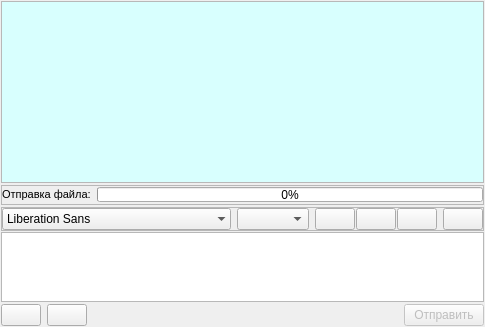
<?xml version="1.0" encoding="UTF-8"?>
<ui version="4.0">
 <class>MTabWidgetsClass</class>
 <widget class="QWidget" name="MTabWidgetsClass">
  <property name="geometry">
   <rect>
    <x>0</x>
    <y>0</y>
    <width>444</width>
    <height>327</height>
   </rect>
  </property>
  <property name="acceptDrops">
   <bool>false</bool>
  </property>
  <property name="windowTitle">
   <string>MTabWidgets</string>
  </property>
  <layout class="QVBoxLayout" name="verticalLayout_2" stretch="3,0,1,0">
   <property name="spacing">
    <number>2</number>
   </property>
   <property name="margin">
    <number>1</number>
   </property>
   <item>
    <widget class="QTextEdit" name="textEditEntering">
     <property name="palette">
      <palette>
       <active>
        <colorrole role="Base">
         <brush brushstyle="SolidPattern">
          <color alpha="255">
           <red>216</red>
           <green>255</green>
           <blue>254</blue>
          </color>
         </brush>
        </colorrole>
       </active>
       <inactive>
        <colorrole role="Base">
         <brush brushstyle="SolidPattern">
          <color alpha="255">
           <red>216</red>
           <green>255</green>
           <blue>254</blue>
          </color>
         </brush>
        </colorrole>
       </inactive>
       <disabled>
        <colorrole role="Base">
         <brush brushstyle="SolidPattern">
          <color alpha="255">
           <red>240</red>
           <green>240</green>
           <blue>240</blue>
          </color>
         </brush>
        </colorrole>
       </disabled>
      </palette>
     </property>
     <property name="readOnly">
      <bool>true</bool>
     </property>
    </widget>
   </item>
   <item>
    <widget class="QFrame" name="frame">
     <property name="enabled">
      <bool>true</bool>
     </property>
     <property name="minimumSize">
      <size>
       <width>0</width>
       <height>20</height>
      </size>
     </property>
     <property name="frameShape">
      <enum>QFrame::StyledPanel</enum>
     </property>
     <property name="frameShadow">
      <enum>QFrame::Raised</enum>
     </property>
     <layout class="QHBoxLayout" name="horizontalLayout">
      <property name="margin">
       <number>0</number>
      </property>
      <item>
       <widget class="QLabel" name="labelSendToFile">
        <property name="text">
         <string>&lt;!DOCTYPE HTML PUBLIC &quot;-//W3C//DTD HTML 4.0//EN&quot; &quot;http://www.w3.org/TR/REC-html40/strict.dtd&quot;&gt;
&lt;html&gt;&lt;head&gt;&lt;meta name=&quot;qrichtext&quot; content=&quot;1&quot; /&gt;&lt;style type=&quot;text/css&quot;&gt;
p, li { white-space: pre-wrap; }
&lt;/style&gt;&lt;/head&gt;&lt;body style=&quot; font-family:'MS Shell Dlg 2'; font-size:8.25pt; font-weight:400; font-style:normal;&quot;&gt;
&lt;p style=&quot; margin-top:0px; margin-bottom:0px; margin-left:0px; margin-right:0px; -qt-block-indent:0; text-indent:0px;&quot;&gt;&lt;span style=&quot; font-size:8pt;&quot;&gt;Отправка файла:&lt;/span&gt;&lt;/p&gt;&lt;/body&gt;&lt;/html&gt;</string>
        </property>
       </widget>
      </item>
      <item>
       <widget class="QProgressBar" name="progressBarSendToFile">
        <property name="maximumSize">
         <size>
          <width>16777215</width>
          <height>15</height>
         </size>
        </property>
        <property name="value">
         <number>0</number>
        </property>
        <property name="alignment">
         <set>Qt::AlignCenter</set>
        </property>
        <property name="textVisible">
         <bool>true</bool>
        </property>
       </widget>
      </item>
     </layout>
    </widget>
   </item>
   <item>
    <layout class="QVBoxLayout" name="verticalLayout">
     <property name="spacing">
      <number>1</number>
     </property>
     <item>
      <widget class="QFrame" name="frame_2">
       <property name="frameShape">
        <enum>QFrame::StyledPanel</enum>
       </property>
       <property name="frameShadow">
        <enum>QFrame::Raised</enum>
       </property>
       <layout class="QHBoxLayout" name="horizontalLayout_4">
        <property name="margin">
         <number>0</number>
        </property>
        <item>
         <widget class="QFontComboBox" name="comboBoxFont">
          <property name="sizePolicy">
           <sizepolicy hsizetype="Preferred" vsizetype="Minimum">
            <horstretch>0</horstretch>
            <verstretch>0</verstretch>
           </sizepolicy>
          </property>
          <property name="editable">
           <bool>false</bool>
          </property>
          <property name="frame">
           <bool>false</bool>
          </property>
         </widget>
        </item>
        <item>
         <widget class="QComboBox" name="comboBoxColor">
          <property name="sizePolicy">
           <sizepolicy hsizetype="Preferred" vsizetype="Minimum">
            <horstretch>0</horstretch>
            <verstretch>0</verstretch>
           </sizepolicy>
          </property>
          <property name="currentIndex">
           <number>-1</number>
          </property>
         </widget>
        </item>
        <item>
         <layout class="QHBoxLayout" name="horizontalLayout_3">
          <property name="spacing">
           <number>1</number>
          </property>
          <item>
           <widget class="QPushButton" name="pushButtonBold">
            <property name="contextMenuPolicy">
             <enum>Qt::NoContextMenu</enum>
            </property>
            <property name="text">
             <string/>
            </property>
            <property name="icon">
             <iconset resource="systray.qrc">
              <normaloff>:/button/icon/font_bold.png</normaloff>:/button/icon/font_bold.png</iconset>
            </property>
            <property name="checkable">
             <bool>true</bool>
            </property>
           </widget>
          </item>
          <item>
           <widget class="QPushButton" name="pushButtonItalic">
            <property name="text">
             <string/>
            </property>
            <property name="icon">
             <iconset resource="systray.qrc">
              <normaloff>:/button/icon/font_Italic.png</normaloff>:/button/icon/font_Italic.png</iconset>
            </property>
            <property name="checkable">
             <bool>true</bool>
            </property>
           </widget>
          </item>
          <item>
           <widget class="QPushButton" name="pushButtonUnderline">
            <property name="text">
             <string/>
            </property>
            <property name="icon">
             <iconset resource="systray.qrc">
              <normaloff>:/button/icon/font_underlining.png</normaloff>:/button/icon/font_underlining.png</iconset>
            </property>
            <property name="checkable">
             <bool>true</bool>
            </property>
           </widget>
          </item>
         </layout>
        </item>
        <item>
         <spacer name="horizontalSpacer">
          <property name="orientation">
           <enum>Qt::Horizontal</enum>
          </property>
          <property name="sizeHint" stdset="0">
           <size>
            <width>40</width>
            <height>20</height>
           </size>
          </property>
         </spacer>
        </item>
        <item>
         <widget class="QPushButton" name="pushButtonClearHistory">
          <property name="text">
           <string extracomment="Очистить историю переписки с пользователем."/>
          </property>
          <property name="icon">
           <iconset resource="systray.qrc">
            <normaloff>:/button/icon/clear.png</normaloff>:/button/icon/clear.png</iconset>
          </property>
         </widget>
        </item>
       </layout>
      </widget>
     </item>
     <item>
      <widget class="MTextEdit" name="textEditOutgoing">
       <property name="sizePolicy">
        <sizepolicy hsizetype="Expanding" vsizetype="Expanding">
         <horstretch>0</horstretch>
         <verstretch>1</verstretch>
        </sizepolicy>
       </property>
      </widget>
     </item>
    </layout>
   </item>
   <item>
    <layout class="QHBoxLayout" name="horizontalLayout_2">
     <item>
      <widget class="QPushButton" name="pushButtonSendToFile">
       <property name="text">
        <string/>
       </property>
       <property name="icon">
        <iconset resource="systray.qrc">
         <normaloff>:/button/icon/send_to_file.png</normaloff>:/button/icon/send_to_file.png</iconset>
       </property>
      </widget>
     </item>
     <item>
      <widget class="QPushButton" name="pushButtonSmile">
       <property name="contextMenuPolicy">
        <enum>Qt::CustomContextMenu</enum>
       </property>
       <property name="text">
        <string/>
       </property>
       <property name="icon">
        <iconset resource="systray.qrc">
         <normaloff>:/button/icon/smile.png</normaloff>:/button/icon/smile.png</iconset>
       </property>
      </widget>
     </item>
     <item>
      <spacer name="horizontalSpacer_2">
       <property name="orientation">
        <enum>Qt::Horizontal</enum>
       </property>
       <property name="sizeHint" stdset="0">
        <size>
         <width>40</width>
         <height>20</height>
        </size>
       </property>
      </spacer>
     </item>
     <item>
      <widget class="QPushButton" name="pushButtonSend">
       <property name="enabled">
        <bool>false</bool>
       </property>
       <property name="text">
        <string>Отправить</string>
       </property>
      </widget>
     </item>
    </layout>
   </item>
  </layout>
 </widget>
 <layoutdefault spacing="6" margin="11"/>
 <customwidgets>
  <customwidget>
   <class>MTextEdit</class>
   <extends>QTextEdit</extends>
   <header>mtextedit.h</header>
  </customwidget>
 </customwidgets>
 <resources>
  <include location="systray.qrc"/>
 </resources>
 <connections/>
</ui>
